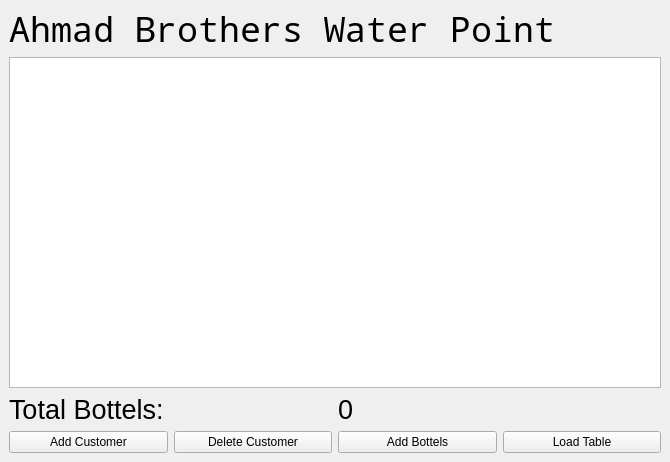
<?xml version="1.0" encoding="UTF-8"?>
<ui version="4.0">
 <class>MainWindow</class>
 <widget class="QMainWindow" name="MainWindow">
  <property name="geometry">
   <rect>
    <x>0</x>
    <y>0</y>
    <width>670</width>
    <height>462</height>
   </rect>
  </property>
  <property name="windowTitle">
   <string>MainWindow</string>
  </property>
  <property name="styleSheet">
   <string notr="true">QLabel{
	qproperty-alignment: AlignCenter;
}
QListWidget:item{
	background: blue;
	color: white;
}
</string>
  </property>
  <widget class="QWidget" name="centralwidget">
   <layout class="QVBoxLayout" name="verticalLayout_2">
    <item>
     <layout class="QVBoxLayout" name="verticalLayout">
      <item>
       <widget class="QLabel" name="logo">
        <property name="font">
         <font>
          <family>Noto Mono</family>
          <pointsize>26</pointsize>
         </font>
        </property>
        <property name="text">
         <string>Ahmad Brothers Water Point</string>
        </property>
       </widget>
      </item>
     </layout>
    </item>
    <item>
     <widget class="QTableView" name="tableView"/>
    </item>
    <item>
     <layout class="QHBoxLayout" name="horizontalLayout_2">
      <item>
       <widget class="QLabel" name="label">
        <property name="font">
         <font>
          <pointsize>20</pointsize>
         </font>
        </property>
        <property name="text">
         <string>Total Bottels: </string>
        </property>
       </widget>
      </item>
      <item>
       <widget class="QLabel" name="label_2">
        <property name="font">
         <font>
          <pointsize>20</pointsize>
         </font>
        </property>
        <property name="text">
         <string>0</string>
        </property>
       </widget>
      </item>
     </layout>
    </item>
    <item>
     <layout class="QHBoxLayout" name="horizontalLayout">
      <item>
       <widget class="QPushButton" name="addCustbtn">
        <property name="text">
         <string>Add Customer</string>
        </property>
       </widget>
      </item>
      <item>
       <widget class="QPushButton" name="pushButton_2">
        <property name="text">
         <string>Delete Customer</string>
        </property>
       </widget>
      </item>
      <item>
       <widget class="QPushButton" name="addBottels">
        <property name="text">
         <string>Add Bottels</string>
        </property>
       </widget>
      </item>
      <item>
       <widget class="QPushButton" name="pushButton">
        <property name="text">
         <string>Load Table</string>
        </property>
       </widget>
      </item>
     </layout>
    </item>
   </layout>
  </widget>
  <widget class="QMenuBar" name="menubar">
   <property name="geometry">
    <rect>
     <x>0</x>
     <y>0</y>
     <width>670</width>
     <height>22</height>
    </rect>
   </property>
  </widget>
 </widget>
 <resources/>
 <connections/>
</ui>
